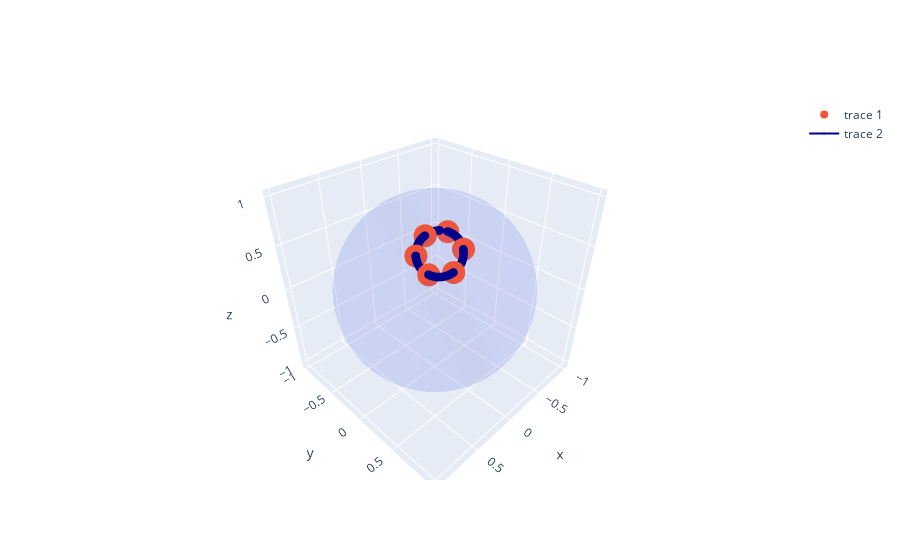

Notebook cell for this chart:
### Code cell
u.show_ellipse(x.T, c)

### Figure 1 — Plotly figure (JSON) as saved in the notebook; plotly's stock layout.template omitted (floating-point values rounded to 4 significant figures; data arrays with more than 128 entries replaced by an {"elided": "..."} marker saying what was removed)
{"data": [{"alphahull": 0, "opacity": 0.1, "type": "mesh3d", "x": {"elided": "2500 float values"}, "y": {"elided": "2500 float values"}, "z": {"elided": "2500 float values"}}, {"mode": "markers", "opacity": 1, "type": "scatter3d", "x": [0.5595, 0.5461, 0.3948, 0.2391, 0.235, 0.406], "y": [0.4862, 0.328, 0.2785, 0.3812, 0.5549, 0.6109], "z": [0.6713, 0.7709, 0.8755, 0.893, 0.798, 0.6797]}, {"line": {"color": "darkblue", "width": 2}, "marker": {"size": 0}, "type": "scatter3d", "x": {"elided": "1000 float values"}, "y": {"elided": "1000 float values"}, "z": {"elided": "1000 float values"}}], "layout": {"autosize": true, "scene": {"aspectmode": "cube", "aspectratio": {"x": 1, "y": 1, "z": 1}}}}
